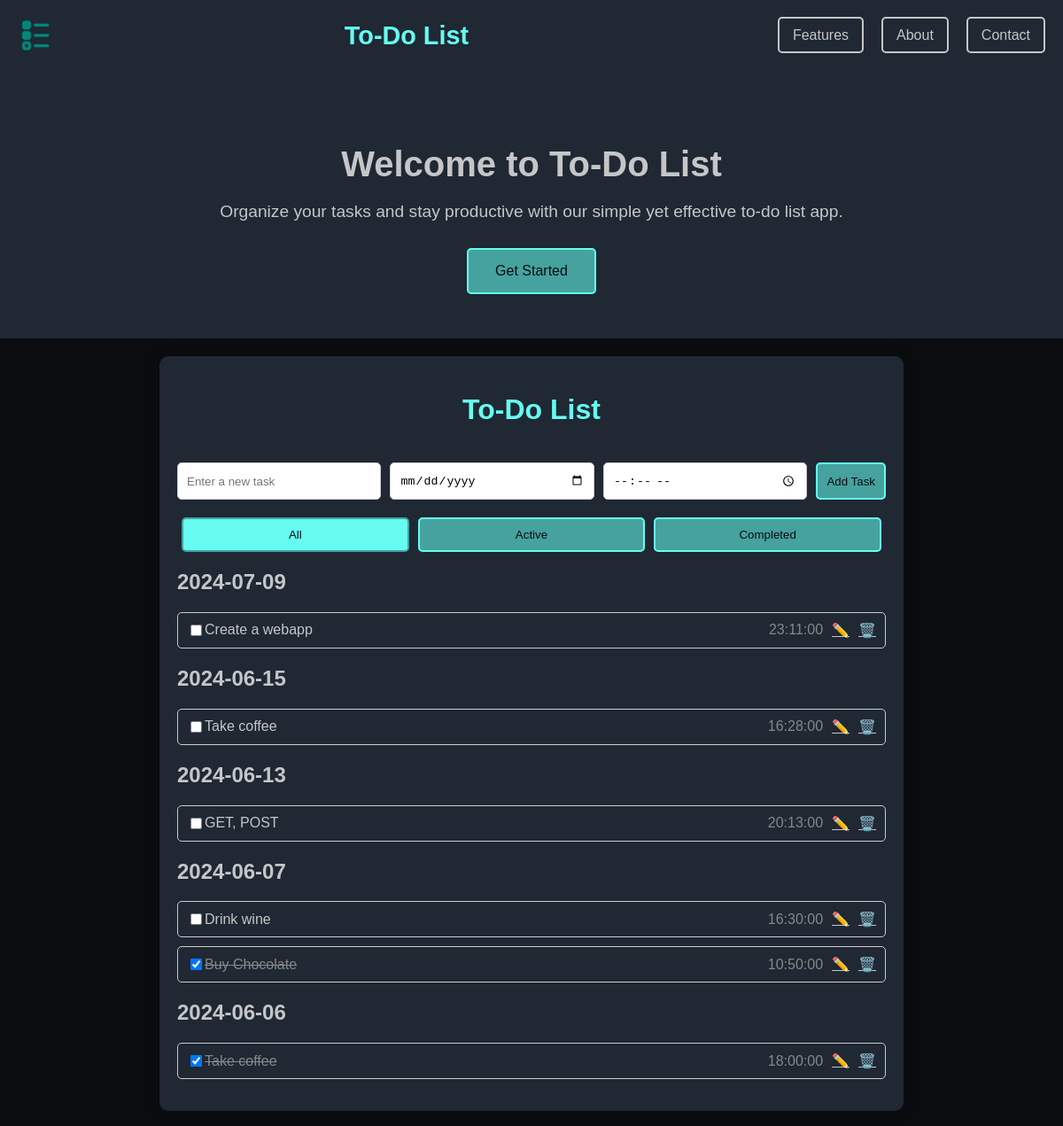
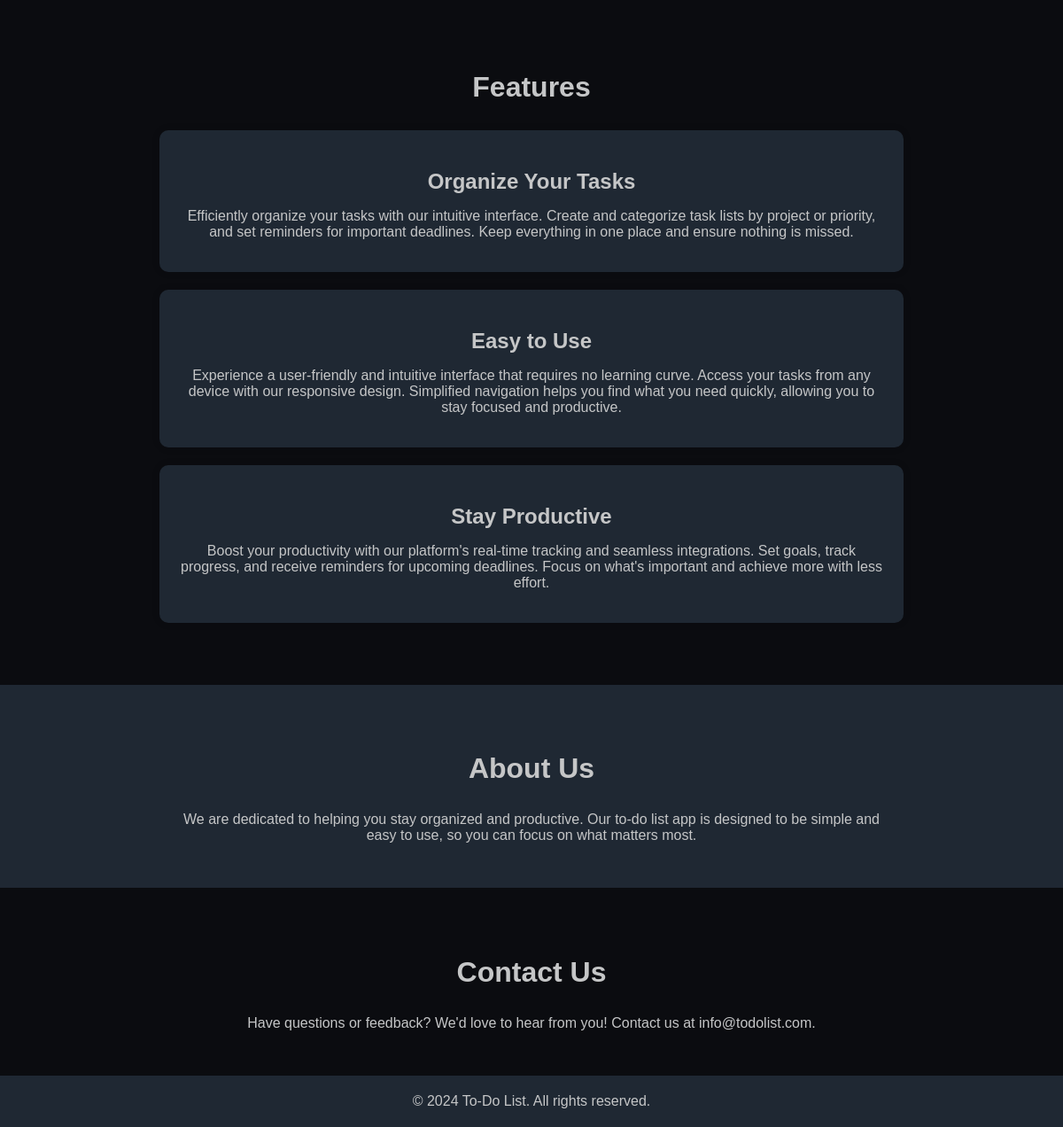
The page / on the database its author committed (2 pictures, top to bottom).
### app.py (models this page shows)
class Task(db.Model):
    id = db.Column(db.Integer, primary_key=True)
    title = db.Column(db.String(80), nullable=False)
    completed = db.Column(db.Boolean, default=False)
    task_date = db.Column(db.Date, nullable=False, default=date.today)
    task_time = db.Column(db.Time, nullable=False)

### app.py (the view)
@app.route('/')
def index():
    tasks = Task.query.order_by(Task.task_date.desc(), Task.task_time.desc()).all()
    tasks_by_date = defaultdict(list)
    for task in tasks:
        tasks_by_date[task.task_date.strftime('%Y-%m-%d')].append(task)
    return render_template('index.html', tasks_by_date=tasks_by_date)

### templates/index.html (shortened to what this page needs)
<!DOCTYPE html>
<html lang="en">
<head>
    <link rel="stylesheet" href="{{ url_for('static', filename='styles.css') }}">
</head>
<body>
    <header>
        <div class="header-container">
            <img src="{{ url_for('static', filename='logo.png') }}" alt="To-Do List Logo" class="logo.png">
            <h1 class="logo">To-Do List</h1>
            <nav>
                <ul>
                    <li><a href="#features">Features</a></li>
                    <li><a href="#about">About</a></li>
                    <li><a href="#contact">Contact</a></li>
                </ul>
            </nav>
        </div>
    </header>
    <section class="hero">
        <div class="hero-container">
            <h1>Welcome to To-Do List</h1>
            <p>Organize your tasks and stay productive with our simple yet effective to-do list app.</p>
            <button class="cta-btn" onclick="document.getElementById('add-form').scrollIntoView({ behavior: 'smooth' });">Get Started</button>
        </div>
    </section>
    <div class="container">
        <div class="todo-header">
            <h1>To-Do List</h1>
        </div>
        <form id="add-form" class="add-form">
            <input type="text" name="task" placeholder="Enter a new task" required>
            <input type="date" name="task_date" required>
            <input type="time" name="task_time" required>
            <button type="submit">Add Task</button>
        </form>
        <div class="filters">
            <button class="filter-btn active" onclick="filterTasks('all')">All</button>
            <button class="filter-btn" onclick="filterTasks('active')">Active</button>
            <button class="filter-btn" onclick="filterTasks('completed')">Completed</button>
        </div>
        <div id="task-container">
            {% for task_date, tasks in tasks_by_date.items() %}
                <h2>{{ task_date }}</h2>
                <ul class="task-list">
                    {% for task in tasks %}
                        <li class="task {% if task.completed %}completed{% endif %}" data-id="{{ task.id }}">
                            <input type="checkbox" {% if task.completed %}checked{% endif %} onclick="toggleTask({{ task.id }})">
                            <span class="task-title">{{ task.title }}</span>
                            <span class="task-time">{{ task.task_time }}</span>
                            <a href="#" class="edit-btn" onclick="showEditForm({{ task.id }}, '{{ task.title }}')">✏️</a>
                            <a href="#" class="delete-btn" onclick="deleteTask({{ task.id }})">🗑️</a>
                        </li>
                    {% endfor %}
                </ul>
            {% endfor %}
        </div>
    </div>
    <section class="features" id="features">
        <h2>Features</h2>
        <div class="feature-item">
            <h3>Organize Your Tasks</h3>
            <p>Efficiently organize your tasks with our intuitive interface. Create and categorize task lists by project or priority, and set reminders for important deadlines. Keep everything in one place and ensure nothing is missed.</p>
        </div>
        <div class="feature-item">
            <h3>Easy to Use</h3>
            <p>Experience a user-friendly and intuitive interface that requires no learning curve. Access your tasks from any device with our responsive design. Simplified navigation helps you find what you need quickly, allowing you to stay focused and productive.</p>
        </div>
        <div class="feature-item">
            <h3>Stay Productive</h3>
            <p>Boost your productivity with our platform's real-time tracking and seamless integrations. Set goals, track progress, and receive reminders for upcoming deadlines. Focus on what's important and achieve more with less effort.</p>
        </div>
    </section>
    <section class="about" id="about">
        <h2>About Us</h2>
        <p>We are dedicated to helping you stay organized and productive. Our to-do list app is designed to be simple and easy to use, so you can focus on what matters most.</p>
    </section>
    <section class="contact" id="contact">
        <h2>Contact Us</h2>
        <p>Have questions or feedback? We'd love to hear from you! Contact us at info@todolist.com.</p>
    </section>
    <footer>
        <p>&copy; 2024 To-Do List. All rights reserved.</p>
    </footer>
</body>
</html>

### static/styles.css (style rules this page uses)
body { font-family: 'Arial', sans-serif; background-color: #0B0C10; color: #C5C6C7; margin: 0; padding: 0; }
header { background: #1F2833; color: #C5C6C7; padding: 20px 0; }
.header-container { display: flex; justify-content: space-between; align-items: center; max-width: 1200px; margin: 0 auto; padding: 0 20px; }
.logo { margin: 0; font-size: 1.8em; color: #66FCF1; }
nav ul { list-style-type: none; padding: 0; margin: 0; display: flex; }
nav ul li { margin-left: 20px; }
nav ul li a { color: #C5C6C7; text-decoration: none; padding: 10px 15px; border: 2px solid #C5C6C7; border-radius: 5px; transition: background 0.3s, border-color 0.3s, color 0.3s; }
.hero { background-color: #1F2833; color: #C5C6C7; text-align: center; padding: 50px 20px; }
.hero-container { max-width: 800px; margin: 0 auto; }
.hero h1 { font-size: 2.5em; margin-bottom: 20px; }
.hero p { font-size: 1.2em; margin-bottom: 30px; }
.cta-btn { padding: 15px 30px; border: 2px solid #66FCF1; background: #45A29E; color: #0B0C10; font-size: 1em; border-radius: 5px; cursor: pointer; transition: background 0.3s, border-color 0.3s; }
.container { background: #1F2833; padding: 20px; border-radius: 10px; box-shadow: 0 0 20px rgba(0, 0, 0, 0.1); max-width: 800px; margin: 20px auto; }
.todo-header { display: flex; justify-content: center; align-items: center; margin-bottom: 20px; }
.todo-header h1 { font-size: 2em; color: #66FCF1; }
.add-form, .edit-form { display: flex; justify-content: space-between; margin-bottom: 20px; }
.add-form input, .edit-form input { flex: 1; padding: 10px; border: 1px solid #ccc; border-radius: 5px; margin-right: 10px; }
.add-form button, .edit-form button { padding: 10px; border: 2px solid #66FCF1; background: #45A29E; color: #0B0C10; border-radius: 5px; cursor: pointer; transition: background 0.3s, border-color 0.3s; }
.task-list { list-style-type: none; padding: 0; }
.task { display: flex; justify-content: space-between; align-items: center; padding: 10px; border: 1px solid #ccc; border-radius: 5px; margin-top: 10px; transition: background 0.3s, transform 0.3s; }
.task.completed .task-title { text-decoration: line-through; color: #888; }
.task .task-title { flex: 1; cursor: pointer; }
.task .task-time { margin-left: 10px; color: #888; }
.task .edit-btn, .task .delete-btn { margin-left: 10px; cursor: pointer; color: #C5C6C7; transition: color 0.3s; }
.filters { display: flex; justify-content: space-between; margin-bottom: 20px; }
.filter-btn { padding: 10px; border: 2px solid #66FCF1; background: #45A29E; color: #0B0C10; border-radius: 5px; cursor: pointer; flex: 1; margin: 0 5px; text-align: center; transition: background 0.3s, border-color 0.3s; }
.filter-btn.active { background: #66FCF1; border-color: #45A29E; }
.features { background-color: #0B0C10; padding: 50px 20px; text-align: center; max-width: 1200px; margin: 0 auto; }
.features h2 { font-size: 2em; margin-bottom: 30px; }
.feature-item { margin: 20px 0; padding: 20px; background-color: #1F2833; border-radius: 10px; max-width: 800px; margin: 20px auto; box-shadow: 0 0 10px rgba(0, 0, 0, 0.1); }
.feature-item h3 { font-size: 1.5em; margin-bottom: 15px; }
.feature-item p { font-size: 1em; color: #C5C6C7; }
.about { background-color: #1F2833; padding: 50px 20px; text-align: center; max-width: 1200px; margin: 0 auto; }
.about h2 { font-size: 2em; margin-bottom: 30px; }
.about p { font-size: 1em; color: #C5C6C7; max-width: 800px; margin: 0 auto; }
.contact { background-color: #0B0C10; padding: 50px 20px; text-align: center; max-width: 1200px; margin: 0 auto; }
.contact h2 { font-size: 2em; margin-bottom: 30px; }
.contact p { font-size: 1em; color: #C5C6C7; max-width: 800px; margin: 0 auto; }
footer { background: #1F2833; color: #C5C6C7; text-align: center; padding: 20px 0; }
footer p { margin: 0; }

### rows shown on the page
Task: title "Create a webapp", task_time "23:11:00"
Task: title "Take coffee", task_time "16:28:00"
Task: title "GET, POST", task_time "20:13:00"
Task: title "Drink wine", task_time "16:30:00"
Task: completed "☑", title "Buy Chocolate", task_time "10:50:00"
Task: completed "☑", title "Take coffee", task_time "18:00:00"

### other values the page prints
{{ task_date }} "2024-07-09" "2024-06-15" "2024-06-13" "2024-06-07" "2024-06-06"
